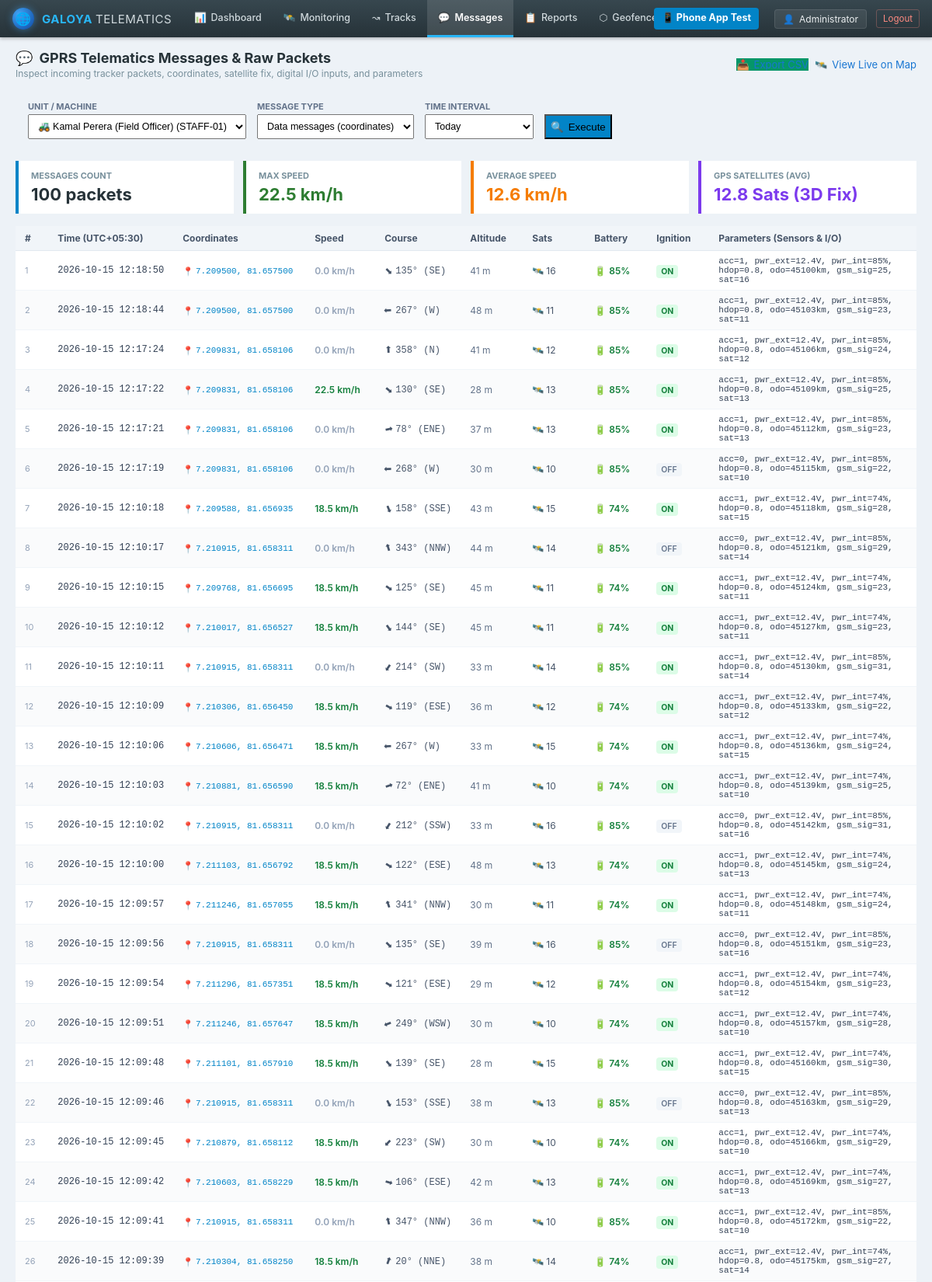
The page /backend/admin/messages.php?unit_id=16 (signed in, upper part) on the database its author committed.
### tables this page shows
CREATE TABLE IF NOT EXISTS `users` (
  `id` int(11) NOT NULL AUTO_INCREMENT,
  `name` varchar(120) NOT NULL,
  `code` varchar(50) DEFAULT NULL,
  `unit_type` enum('staff','tractor','harvester','infielder','vehicle','excavator') NOT NULL DEFAULT 'staff',
  `operation_mode` enum('light','standard','custom') NOT NULL DEFAULT 'standard',
  `phone` varchar(30) NOT NULL,
  `password_hash` varchar(255) NOT NULL,
  `role` enum('admin','staff') NOT NULL DEFAULT 'staff',
  `active` tinyint(1) NOT NULL DEFAULT 1,
  `on_duty` tinyint(1) NOT NULL DEFAULT 0,
  `last_lat` decimal(10,7) DEFAULT NULL,
  `last_lng` decimal(10,7) DEFAULT NULL,
  `last_battery` tinyint(4) DEFAULT NULL,
  `speed` float NOT NULL DEFAULT 0,
  `ignition` tinyint(1) NOT NULL DEFAULT 0,
  `motion_state` enum('moving','stationary','idle','offline') NOT NULL DEFAULT 'offline',
  `sos_active` tinyint(1) NOT NULL DEFAULT 0,
  `last_seen` datetime DEFAULT NULL,
  `created_at` datetime NOT NULL DEFAULT current_timestamp(),
  `device_type` varchar(100) NOT NULL DEFAULT 'Teltonika FMB125',
  `server_address` varchar(150) NOT NULL DEFAULT 'nl.gpsgsm.org:21448',
  `unique_id` varchar(100) DEFAULT NULL,
  `icon_key` varchar(50) NOT NULL DEFAULT 'tractor_blue',
  `mileage_val` float NOT NULL DEFAULT 0,
  `engine_hours_val` float NOT NULL DEFAULT 0,
  `gprs_traffic_val` int(11) NOT NULL DEFAULT 0,
  `consumption_rate` float NOT NULL DEFAULT 10,
  `speed_limit` int(11) NOT NULL DEFAULT 60,
  `sensors_json` longtext DEFAULT NULL,
  `properties_json` longtext DEFAULT NULL,
  PRIMARY KEY (`id`),
  UNIQUE KEY `phone` (`phone`)
);

CREATE TABLE IF NOT EXISTS `locations` (
  `id` bigint(20) NOT NULL AUTO_INCREMENT,
  `user_id` int(11) NOT NULL,
  `lat` decimal(10,7) NOT NULL,
  `lng` decimal(10,7) NOT NULL,
  `accuracy` float DEFAULT NULL,
  `speed` float DEFAULT NULL,
  `battery` tinyint(4) DEFAULT NULL,
  `recorded_at` datetime NOT NULL,
  `received_at` datetime NOT NULL DEFAULT current_timestamp(),
  PRIMARY KEY (`id`),
  UNIQUE KEY `uq_user_time` (`user_id`,`recorded_at`),
  CONSTRAINT `locations_ibfk_1` FOREIGN KEY (`user_id`) REFERENCES `users` (`id`) ON DELETE CASCADE
);

### backend/admin/messages.php (the view, shortened to what the rows shown need)
<?php
require __DIR__ . '/_common.php';
$units = q("SELECT id, name, code, unit_type, device_type FROM users WHERE role='staff' AND active=1 ORDER BY name ASC")->fetchAll();
$selected_unit_id = (int)($_GET['unit_id'] ?? ($units[0]['id'] ?? 2));
$db_locations = q("SELECT * FROM locations WHERE user_id = ? ORDER BY recorded_at DESC LIMIT 100", [$selected_unit_id])->fetchAll();
$messages = [];
if (!empty($db_locations)) {
    foreach ($db_locations as $idx => $loc) {
        $spd = (float)($loc['speed'] ?? 0);
        $course = rand(0, 359);
        $alt = rand(28, 48);
        $sats = rand(10, 16);
        $batt = (int)($loc['battery'] ?? 85);
        $ign = $spd > 0 ? 1 : (rand(0, 10) > 2 ? 1 : 0);
        $odo = 45100 + ($idx * 3);
        $messages[] = [
            'time' => $loc['recorded_at'],
            'lat' => (float)$loc['lat'],
            'lng' => (float)$loc['lng'],
            'speed' => $spd,
            'altitude' => $alt,
            'course' => $course,
            'satellites' => $sats,
            'battery' => $batt,
            'ignition' => $ign,
            'params' => "acc=$ign, pwr_ext=12.4V, pwr_int={$batt}%, hdop=0.8, odo={$odo}km, gsm_sig=" . rand(22, 31) . ", sat=$sats"
        ];
    }
}
usort($messages, fn($a, $b) => strcmp($b['time'], $a['time']));
function cardinal_direction(float $deg): string {
    $sectors = ['N', 'NNE', 'NE', 'ENE', 'E', 'ESE', 'SE', 'SSE', 'S', 'SSW', 'SW', 'WSW', 'W', 'WNW', 'NW', 'NNW', 'N'];
    return $sectors[round(($deg % 360) / 22.5)];
}
layout_start('Messages (Raw Data)', 'messages.php');
?>
<div style="padding:16px 20px">
  <div style="display:flex;justify-content:space-between;align-items:center;margin-bottom:16px;flex-wrap:wrap;gap:12px">
    <div>
      <h2 style="margin:0;font-size:18px;display:flex;align-items:center;gap:8px;color:#263238">
        <span>💬</span> <span>GPRS Telematics Messages & Raw Packets</span>
      </h2>
    </div>
  </div>
  <div class="card" style="padding:0;overflow-x:auto">
    <table style="width:100%;border-collapse:collapse;font-size:12px">
      <thead>
        <tr style="background:#f1f5f9;border-bottom:1px solid #e2e8f0;text-align:left;color:#475569">
          <th style="padding:8px 12px;width:35px">#</th>
          <th style="padding:8px 12px;width:150px">Time (UTC+05:30)</th>
          <th style="padding:8px 12px;width:170px">Coordinates</th>
          <th style="padding:8px 12px;width:90px">Speed</th>
          <th style="padding:8px 12px;width:100px">Course</th>
          <th style="padding:8px 12px;width:80px">Altitude</th>
          <th style="padding:8px 12px;width:80px">Sats</th>
          <th style="padding:8px 12px;width:80px">Battery</th>
          <th style="padding:8px 12px;width:80px">Ignition</th>
          <th style="padding:8px 12px">Parameters (Sensors & I/O)</th>
        </tr>
      </thead>
      <tbody>
        <?php foreach ($messages as $idx => $m):
          $isMoving = $m['speed'] > 0;
          $direction = cardinal_direction($m['course']);
        ?>
          <tr style="border-bottom:1px solid #f1f5f9;<?= $idx % 2 === 1 ? 'background:#fafbfc' : 'background:#fff' ?>">
            <td style="padding:7px 12px;color:#94a3b8;font-size:11px"><?= $idx + 1 ?></td>
            <td style="padding:7px 12px;font-family:monospace;color:#334155;white-space:nowrap">
              <?= $m['time'] ?>
            </td>
            <td style="padding:7px 12px;white-space:nowrap">
              <a href="https://www.google.com/maps?q=<?= $m['lat'] ?>,<?= $m['lng'] ?>" target="_blank" style="font-family:monospace;font-size:11px;color:#0284c7;display:inline-flex;align-items:center;gap:3px">
                <span>📍</span> <?= sprintf('%.6f', $m['lat']) ?>, <?= sprintf('%.6f', $m['lng']) ?>
              </a>
            </td>
            <td style="padding:7px 12px;font-weight:600;white-space:nowrap">
              <?php if ($isMoving): ?>
                <span style="color:#15803d"><?= $m['speed'] ?> km/h</span>
              <?php else: ?>
                <span style="color:#94a3b8">0.0 km/h</span>
              <?php endif; ?>
            </td>
            <td style="padding:7px 12px;white-space:nowrap">
              <span style="display:inline-flex;align-items:center;gap:4px;color:#475569;font-family:monospace">
                <span style="transform:rotate(<?= $m['course'] ?>deg);display:inline-block">⬆</span>
                <span><?= $m['course'] ?>° (<?= $direction ?>)</span>
              </span>
            </td>
            <td style="padding:7px 12px;color:#64748b"><?= $m['altitude'] ?> m</td>
            <td style="padding:7px 12px;color:#475569">
              <span style="display:inline-flex;align-items:center;gap:3px">
                <span>🛰️</span> <span><?= $m['satellites'] ?></span>
              </span>
            </td>
            <td style="padding:7px 12px">
              <span style="display:inline-flex;align-items:center;gap:4px;font-weight:600;color:<?= $m['battery'] > 20 ? '#15803d' : '#dc2626' ?>">
                <span>🔋</span> <span><?= $m['battery'] ?>%</span>
              </span>
            </td>
            <td style="padding:7px 12px">
              <?php if ($m['ignition']): ?>
                <span style="background:#dcfce7;color:#15803d;padding:2px 6px;border-radius:4px;font-weight:700;font-size:10.5px">ON</span>
              <?php else: ?>
                <span style="background:#f1f5f9;color:#64748b;padding:2px 6px;border-radius:4px;font-weight:600;font-size:10.5px">OFF</span>
              <?php endif; ?>
            </td>
            <td style="padding:7px 12px;font-family:monospace;font-size:11px;color:#334155">
              <?= h($m['params']) ?>
            </td>
          </tr>
        <?php endforeach; ?>
      </tbody>
    </table>
  </div>
</div>
<?php layout_end(); ?>

### backend/admin/_common.php (shortened to what the rows shown need)
<?php
require_once __DIR__ . '/../bootstrap.php';
function admin(): ?array {
    return q("SELECT * FROM users WHERE id=? AND role='admin' AND active=1", [$_SESSION['admin_id']])->fetch() ?: null;
}
function require_admin(): array {
    $a = admin();
    return $a;
}
function layout_start(string $title, string $active, bool $map = false): void {
    $a = require_admin();
    ?><!doctype html>
<html lang="en">
<head>
  <link rel="stylesheet" href="assets/style.css">
</head>
<body>
  <header class="w-topbar">
    <div class="w-user">
      <div class="user-badge">
        <span>👤</span>
        <span><?= h($a['name'] ?? 'galoyap.admin') ?></span>
      </div>
    </div>
  </header>
  <main class="w-content">
<?php
}
function layout_end(): void {
    ?>
  </main>
</body>
</html>
<?php
}

### rows shown on the page
users: name "Administrator"
locations: time "2026-10-15 12:18:50", lat "7.209500", lng "81.657500", speed "0.0 km/h", course "135", direction "SE", altitude "41", user "16", battery "85", shows "ON", params "acc=1, pwr_ext=12.4V, pwr_int=85%, hdop=0.8, odo=45100km, gsm_sig=25, sat=16"
locations: time "2026-10-15 12:17:24", lat "7.209831", lng "81.658106", speed "0.0 km/h", course "358", direction "N", altitude "41", satellites "12", battery "85", shows "ON", params "acc=1, pwr_ext=12.4V, pwr_int=85%, hdop=0.8, odo=45106km, gsm_sig=24, sat=12"
locations: time "2026-10-15 12:17:22", lat "7.209831", lng "81.658106", speed "22.5", course "130", direction "SE", altitude "28", satellites "13", battery "85", shows "ON", params "acc=1, pwr_ext=12.4V, pwr_int=85%, hdop=0.8, odo=45109km, gsm_sig=25, sat=13"
locations: time "2026-10-15 12:17:21", lat "7.209831", lng "81.658106", speed "0.0 km/h", course "78", direction "ENE", altitude "37", satellites "13", battery "85", shows "ON", params "acc=1, pwr_ext=12.4V, pwr_int=85%, hdop=0.8, odo=45112km, gsm_sig=23, sat=13"
locations: time "2026-10-15 12:17:19", lat "7.209831", lng "81.658106", speed "0.0 km/h", course "268", direction "W", altitude "30", satellites "10", battery "85", params "acc=0, pwr_ext=12.4V, pwr_int=85%, hdop=0.8, odo=45115km, gsm_sig=22, sat=10"
locations: time "2026-10-15 12:10:18", lat "7.209588", lng "81.656935", speed "18.5", course "158", direction "SSE", altitude "43", satellites "15", battery "74", shows "ON", params "acc=1, pwr_ext=12.4V, pwr_int=74%, hdop=0.8, odo=45118km, gsm_sig=28, sat=15"
locations: time "2026-10-15 12:10:17", lat "7.210915", lng "81.658311", speed "0.0 km/h", course "343", direction "NNW", altitude "44", satellites "14", battery "85", params "acc=0, pwr_ext=12.4V, pwr_int=85%, hdop=0.8, odo=45121km, gsm_sig=29, sat=14"
locations: time "2026-10-15 12:10:15", lat "7.209768", lng "81.656695", speed "18.5", course "125", direction "SE", altitude "45", satellites "11", battery "74", shows "ON", params "acc=1, pwr_ext=12.4V, pwr_int=74%, hdop=0.8, odo=45124km, gsm_sig=23, sat=11"
locations: time "2026-10-15 12:10:12", lat "7.210017", lng "81.656527", speed "18.5", course "144", direction "SE", altitude "45", satellites "11", battery "74", shows "ON", params "acc=1, pwr_ext=12.4V, pwr_int=74%, hdop=0.8, odo=45127km, gsm_sig=23, sat=11"
locations: time "2026-10-15 12:10:11", lat "7.210915", lng "81.658311", speed "0.0 km/h", course "214", direction "SW", altitude "33", satellites "14", battery "85", shows "ON", params "acc=1, pwr_ext=12.4V, pwr_int=85%, hdop=0.8, odo=45130km, gsm_sig=31, sat=14"
locations: time "2026-10-15 12:10:09", lat "7.210306", lng "81.656450", speed "18.5", course "119", direction "ESE", altitude "36", satellites "12", battery "74", shows "ON", params "acc=1, pwr_ext=12.4V, pwr_int=74%, hdop=0.8, odo=45133km, gsm_sig=22, sat=12"
locations: time "2026-10-15 12:10:06", lat "7.210606", lng "81.656471", speed "18.5", course "267", direction "W", altitude "33", satellites "15", battery "74", shows "ON", params "acc=1, pwr_ext=12.4V, pwr_int=74%, hdop=0.8, odo=45136km, gsm_sig=24, sat=15"
locations: time "2026-10-15 12:10:03", lat "7.210881", lng "81.656590", speed "18.5", course "72", direction "ENE", altitude "41", satellites "10", battery "74", shows "ON", params "acc=1, pwr_ext=12.4V, pwr_int=74%, hdop=0.8, odo=45139km, gsm_sig=25, sat=10"
locations: time "2026-10-15 12:10:02", lat "7.210915", lng "81.658311", speed "0.0 km/h", course "212", direction "SSW", altitude "33", user "16", battery "85", params "acc=0, pwr_ext=12.4V, pwr_int=85%, hdop=0.8, odo=45142km, gsm_sig=31, sat=16"
locations: time "2026-10-15 12:10:00", lat "7.211103", lng "81.656792", speed "18.5", course "122", direction "ESE", altitude "48", satellites "13", battery "74", shows "ON", params "acc=1, pwr_ext=12.4V, pwr_int=74%, hdop=0.8, odo=45145km, gsm_sig=24, sat=13"
locations: time "2026-10-15 12:09:57", lat "7.211246", lng "81.657055", speed "18.5", course "341", direction "NNW", altitude "30", satellites "11", battery "74", shows "ON", params "acc=1, pwr_ext=12.4V, pwr_int=74%, hdop=0.8, odo=45148km, gsm_sig=24, sat=11"
locations: time "2026-10-15 12:09:56", lat "7.210915", lng "81.658311", speed "0.0 km/h", course "135", direction "SE", altitude "39", user "16", battery "85", params "acc=0, pwr_ext=12.4V, pwr_int=85%, hdop=0.8, odo=45151km, gsm_sig=23, sat=16"
locations: time "2026-10-15 12:09:54", lat "7.211296", lng "81.657351", speed "18.5", course "121", direction "ESE", altitude "29", satellites "12", battery "74", shows "ON", params "acc=1, pwr_ext=12.4V, pwr_int=74%, hdop=0.8, odo=45154km, gsm_sig=23, sat=12"
locations: time "2026-10-15 12:09:51", lat "7.211246", lng "81.657647", speed "18.5", course "249", direction "WSW", altitude "30", satellites "10", battery "74", shows "ON", params "acc=1, pwr_ext=12.4V, pwr_int=74%, hdop=0.8, odo=45157km, gsm_sig=28, sat=10"
locations: time "2026-10-15 12:09:48", lat "7.211101", lng "81.657910", speed "18.5", course "139", direction "SE", altitude "28", satellites "15", battery "74", shows "ON", params "acc=1, pwr_ext=12.4V, pwr_int=74%, hdop=0.8, odo=45160km, gsm_sig=30, sat=15"
locations: time "2026-10-15 12:09:46", lat "7.210915", lng "81.658311", speed "0.0 km/h", course "153", direction "SSE", altitude "38", satellites "13", battery "85", params "acc=0, pwr_ext=12.4V, pwr_int=85%, hdop=0.8, odo=45163km, gsm_sig=29, sat=13"
locations: time "2026-10-15 12:09:45", lat "7.210879", lng "81.658112", speed "18.5", course "223", direction "SW", altitude "30", satellites "10", battery "74", shows "ON", params "acc=1, pwr_ext=12.4V, pwr_int=74%, hdop=0.8, odo=45166km, gsm_sig=29, sat=10"
locations: time "2026-10-15 12:09:42", lat "7.210603", lng "81.658229", speed "18.5", course "106", direction "ESE", altitude "42", satellites "13", battery "74", shows "ON", params "acc=1, pwr_ext=12.4V, pwr_int=74%, hdop=0.8, odo=45169km, gsm_sig=27, sat=13"
locations: time "2026-10-15 12:09:41", lat "7.210915", lng "81.658311", speed "0.0 km/h", course "347", direction "NNW", altitude "36", satellites "10", battery "85", shows "ON", params "acc=1, pwr_ext=12.4V, pwr_int=85%, hdop=0.8, odo=45172km, gsm_sig=22, sat=10"
locations: time "2026-10-15 12:09:39", lat "7.210304", lng "81.658250", speed "18.5", course "20", direction "NNE", altitude "38", satellites "14", battery "74", shows "ON", params "acc=1, pwr_ext=12.4V, pwr_int=74%, hdop=0.8, odo=45175km, gsm_sig=27, sat=14"

### other values the page prints
$icon "📊"
$label "Dashboard"
$icon "🛰️"
$label "Monitoring"
$icon "↝"
$label "Tracks"
$icon "💬"
$label "Messages"
$icon "📋"
$label "Reports"
$icon "⬡"
$total_packets "100"
$max_speed "22.5"
$avg_speed "12.6"
$avg_sats "12.8"
